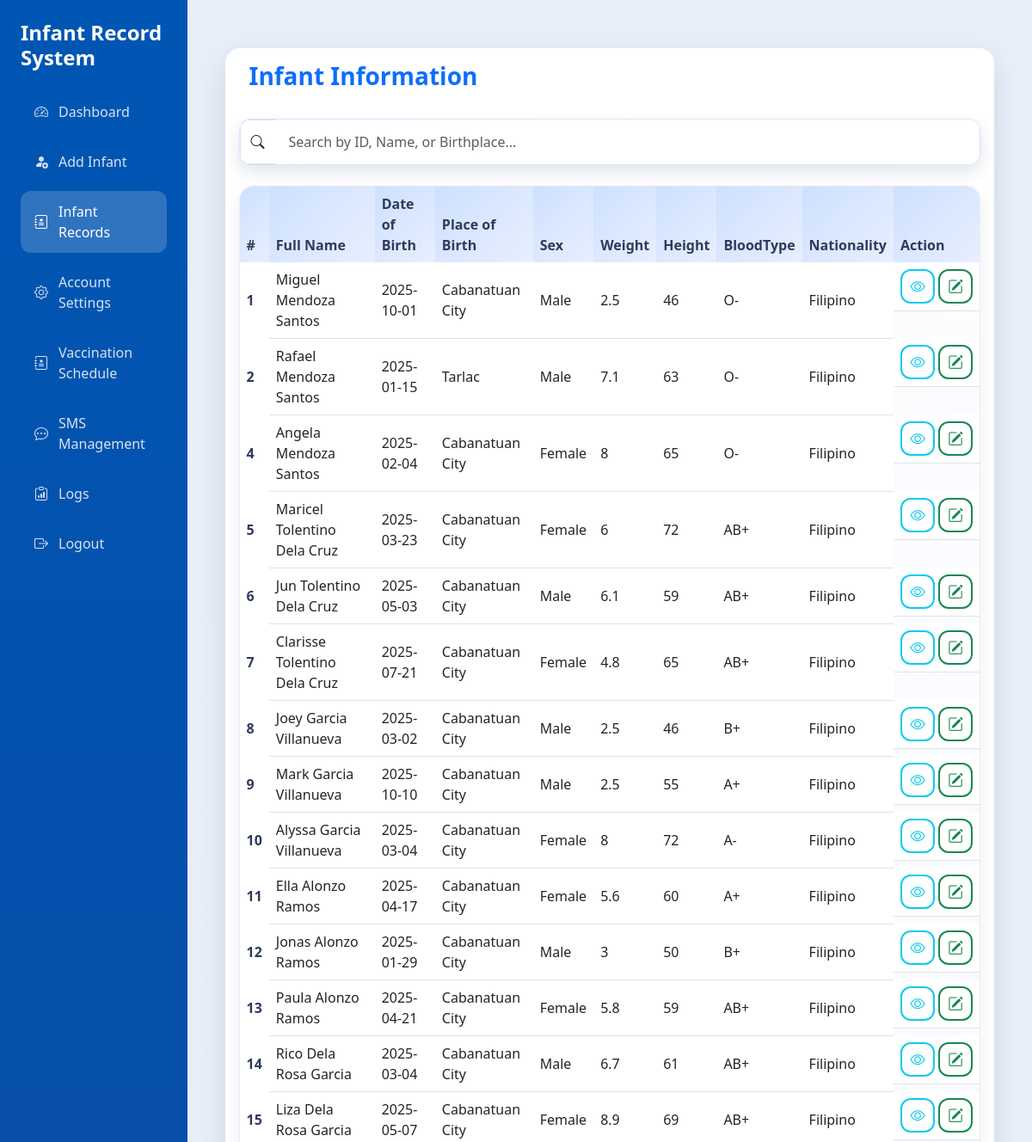
The page /viewinfant.php (upper part) on the database as committed earlier.
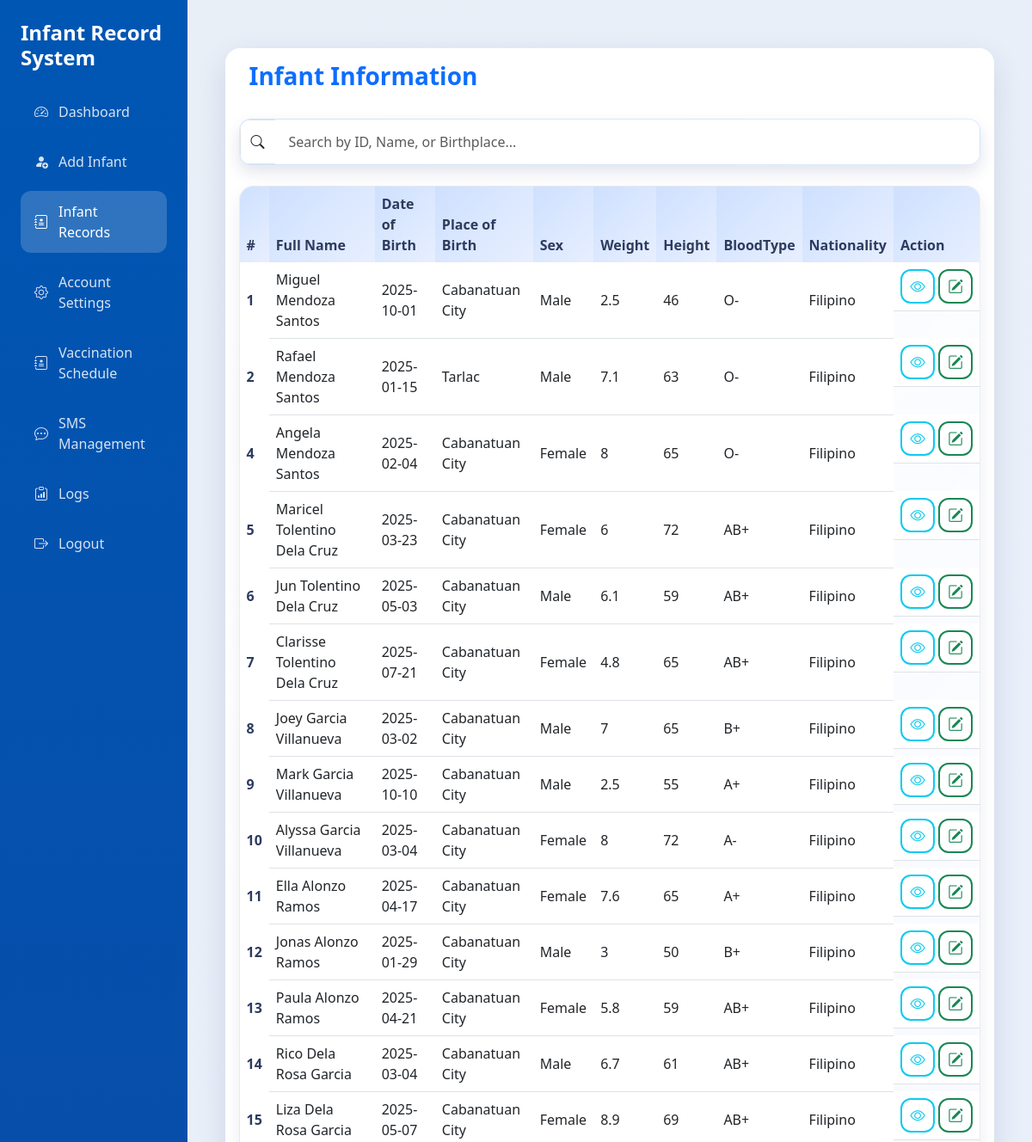
The same page on the database as committed later.
### tables this page shows
CREATE TABLE `infantinfo` (
  `id` int(11) NOT NULL,
  `firstname` varchar(25) NOT NULL,
  `middlename` varchar(255) DEFAULT NULL,
  `surname` varchar(25) NOT NULL,
  `dateofbirth` varchar(25) NOT NULL,
  `placeofbirth` varchar(25) NOT NULL,
  `sex` enum('Male','Female') DEFAULT NULL,
  `weight` double NOT NULL,
  `height` double NOT NULL,
  `remarks` varchar(255) DEFAULT NULL,
  `bloodtype` varchar(5) NOT NULL,
  `nationality` varchar(25) NOT NULL,
  `parent_id` int(11) DEFAULT NULL
);

### viewinfant.php (the view, shortened to what this page needs)
<?php
include 'dbForm.php';
$isParent = isset($_SESSION['user']['role']) && $_SESSION['user']['role'] === 'parent';
$parentEmail = ($isParent && isset($_SESSION['user']['email'])) ? mysqli_real_escape_string($con, $_SESSION['user']['email']) : null;
?>
<!DOCTYPE html>
<html lang="en">
<head>
    <link rel="stylesheet" href="https://cdn.jsdelivr.net/npm/bootstrap@5.3.0/dist/css/bootstrap.min.css">
    <link rel="stylesheet" href="https://cdn.jsdelivr.net/npm/bootstrap-icons/font/bootstrap-icons.css">
    <link rel="stylesheet" href="assets/css/theme.css">
</head>
<body>
    <div class="sidebar" id="sidebar">
        <h4 class="mb-4"><i class="bi bi-baby"></i> Infant Record System</h4>
        <a href="dashboard.php"><i class="bi bi-speedometer2"></i> Dashboard</a>
        <a href="addinfant.php"><i class="bi bi-person-fill-add"></i> Add Infant</a>
        <a href="viewinfant.php" class="active"><i class="bi bi-journal-medical"></i> Infant Records</a>
        <a href="account_settings.php"><i class="bi bi-gear"></i> Account Settings</a>
        <?php if (!$isParent): ?>
            <a href="vaccination_schedule.php"><i class="bi bi-journal-medical"></i> Vaccination Schedule</a>
            <a href="sms.php"><i class="bi bi-chat-dots"></i> SMS Management</a>
            <a href="login_logs.php"><i class="bi bi-clipboard-data"></i> Logs</a>
        <?php endif; ?>
        <a href="logout.php"><i class="bi bi-box-arrow-right"></i> Logout</a>
    </div>
    <div class="content-area">
        <div class="container-fluid mt-4">
            <div class="card card-shadow">
                <div class="card-header bg-white border-0 py-3">
                    <h3 class="dashboard-title"><i class="bi bi-baby"></i>Infant Information</h3>
                </div>
                <div class="card-body">
                    <?php if (!$isParent): ?>
                        <form method="GET" action="viewinfant.php" class="mb-4">
                            <div class="input-group search-bar search-bar-elevated">
                                <span class="input-group-text"><i class="bi bi-search"></i></span>
                                <input type="text" id="search" class="form-control" placeholder="Search by ID, Name, or Birthplace...">
                            </div>
                        </form>
                    <?php endif; ?>
                    <div class="table-modern table-modern-elevated">
                        <div class="table-responsive">
                            <table class="table table-hover align-middle mb-0">
                            <thead>
                                <tr>
                                    <th scope="col">#</th>
                                    <th scope="col">Full Name</th>
                                    <th scope="col">Date of Birth</th>
                                    <th scope="col">Place of Birth</th>
                                    <th scope="col">Sex</th>
                                    <th scope="col">Weight</th>
                                    <th scope="col">Height</th>
                                    <th scope="col">BloodType</th>
                                    <th scope="col">Nationality</th>
                                    <th scope="col">Action</th>
                                </tr>
                            </thead>
                            <tbody>
                        <?php
                        $search = (!$isParent && isset($_GET['search'])) ? mysqli_real_escape_string($con, $_GET['search']) : '';
                        if ($isParent && $parentEmail) {
                            $parentRes = mysqli_query($con, "SELECT id FROM parents WHERE email = '$parentEmail' LIMIT 1");
                            $parentIdFilter = 0;
                            if ($parentRes && mysqli_num_rows($parentRes) > 0) {
                                $parentRow = mysqli_fetch_assoc($parentRes);
                                $parentIdFilter = intval($parentRow['id']);
                            }
                            if (!empty($search)) {
                                $sql = "SELECT * FROM infantinfo WHERE parent_id = '$parentIdFilter' AND (
                                    id LIKE '%$search%' OR
                                    firstname LIKE '%$search%' OR
                                    middlename LIKE '%$search%' OR
                                    surname LIKE '%$search%' OR
                                    placeofbirth LIKE '%$search%')";
                            } else {
                                $sql = "SELECT * FROM infantinfo WHERE parent_id = '$parentIdFilter'";
                            }
                        } else {
                            if (!empty($search)) {
                                $sql = "SELECT * FROM infantinfo WHERE
                                    id LIKE '%$search%' OR
                                    firstname LIKE '%$search%' OR
                                    middlename LIKE '%$search%' OR
                                    surname LIKE '%$search%' OR
                                    placeofbirth LIKE '%$search%'";
                            } else {
                                $sql = "SELECT * FROM infantinfo";
                            }
                        }
                        $result = mysqli_query($con, $sql);
                        if ($result) {
                            while ($row = mysqli_fetch_assoc($result)) {
                                $id = $row['id'];
                                $firstname = $row['firstname'];
                                $middlename = $row['middlename'];
                                $surname = $row['surname'];
                                $fullName = trim(preg_replace('/\s+/', ' ', $firstname . ' ' . ($middlename ?? '') . ' ' . $surname));
                                $dateofbirth = $row['dateofbirth'];
                                $placeofbirth = $row['placeofbirth'];
                                $sex = $row['sex'];
                                $weight = $row['weight'];
                                $height = $row['height'];
                                $bloodtype = $row['bloodtype'];
                                $nationality = $row['nationality'];
                                $parentIdForInfant = isset($row['parent_id']) ? (int) $row['parent_id'] : 0;
                                $viewDetailsUrl = 'view_details.php?parent_id=' . $parentIdForInfant;
                                ?>
                                <tr>
                                    <th scope="row"><?php echo $id; ?></th>
                                    <td><?php echo $fullName; ?></td>
                                    <td><?php echo $dateofbirth; ?></td>
                                    <td><?php echo $placeofbirth; ?></td>
                                    <td><?php echo $sex; ?></td>
                                    <td><?php echo $weight; ?></td>
                                    <td><?php echo $height; ?></td>
                                    <td><?php echo $bloodtype; ?></td>
                                    <td><?php echo $nationality; ?></td>
                                    <td class="d-flex gap-1 justify-content-center action-icons">
                                        <a href="<?php echo htmlspecialchars($viewDetailsUrl); ?>" class="btn btn-outline-info btn-sm" title="View Details">
                                            <i class="bi bi-eye"></i>
                                        </a>
                                        <?php if (!$isParent): ?>
                                            <button class="btn btn-outline-success btn-sm" data-bs-toggle="modal" data-bs-target="#formModal_<?php echo $id; ?>" title="Edit"><i class="bi bi-pencil-square"></i></button>
                                        <?php endif; ?>
                                    </td>
                                </tr>
                        <?php
                            }
                        }
                        ?>
                            </tbody>
                        </table>
                        </div>
                    </div>
        </div>
    </div>
</body>
</body>
</html>

### assets/css/theme.css (style rules this page uses)
:root { --primary-color: #0d6efd; --primary-dark: #0a58ca; --sidebar-width: 250px; --content-bg: #f5f7fb; --text-color: #2b3146; --muted-color: #6c757d; --card-radius: 18px; --transition-speed: 0.3s; --shadow-lg: 0 12px 35px rgba(15, 35, 95, 0.12); --shadow-md: 0 10px 25px rgba(15, 35, 95, 0.18); }
* { box-sizing: border-box; }
body { margin: 0; font-family: 'Segoe UI', 'Helvetica Neue', Arial, sans-serif; color: var(--text-color); background-color: var(--content-bg); display: flex; min-height: 100vh; transition: background-color var(--transition-speed) ease; }
a { color: inherit; }
.sidebar { width: var(--sidebar-width); background: linear-gradient(180deg, #0056b3 0%, #0d47a1 100%); color: #fff; padding: 24px; transition: transform var(--transition-speed) ease; min-height: 100vh; position: relative; z-index: 1000; }
.sidebar h4 { font-weight: 600; margin-bottom: 1.8rem; }
.sidebar a { color: rgba(255, 255, 255, 0.84); text-decoration: none; display: flex; align-items: center; gap: 12px; padding: 12px 16px; border-radius: 12px; margin-bottom: 10px; transition: background var(--transition-speed) ease, color var(--transition-speed) ease; font-weight: 500; }
.sidebar a:hover, .sidebar a.active { background-color: rgba(255, 255, 255, 0.18); color: #fff; }
.content-area { flex-grow: 1; min-height: 100vh; padding: 32px; background: linear-gradient(135deg, rgba(0, 86, 179, 0.05), rgba(13, 110, 253, 0.05)); }
.card-shadow { border: none; border-radius: var(--card-radius); box-shadow: var(--shadow-lg); background-color: #fff; overflow: hidden; }
.dashboard-title { display: flex; align-items: center; gap: 12px; margin: 0; font-weight: 700; color: var(--primary-color); }
.table-modern { border-radius: 16px; overflow: hidden; background-color: #fff; box-shadow: 0 10px 20px rgba(15, 35, 95, 0.08); }
.table-modern-elevated { border: 1px solid rgba(45, 59, 95, 0.08); background: linear-gradient(135deg, rgba(255, 255, 255, 0.96), rgba(243, 246, 255, 0.9)); }
.table-modern-elevated .table thead th { background: linear-gradient(135deg, rgba(13, 110, 253, 0.16), rgba(13, 110, 253, 0.05)); border-bottom: none; }
.table-modern-elevated .table tbody tr { transition: transform var(--transition-speed) ease, box-shadow var(--transition-speed) ease; }
.table-modern table { margin-bottom: 0; }
.table-modern thead { background-color: #f3f6ff; }
.table-modern th { font-weight: 600; color: #2d3b5f; border-bottom: none; }
.table-modern td { vertical-align: middle; }
.search-bar { border-radius: 14px; overflow: hidden; box-shadow: 0 8px 18px rgba(15, 35, 95, 0.12); }
.search-bar-elevated { background: linear-gradient(135deg, rgba(13, 110, 253, 0.08), rgba(13, 110, 253, 0.02)); border: 1px solid rgba(13, 110, 253, 0.12); }
.search-bar .form-control { border: none; padding: 14px 16px; }
.search-bar .input-group-text { background-color: #fff; }
.btn-outline-primary, .btn-outline-success, .btn-outline-secondary, .btn-outline-info, .btn-outline-danger { border-width: 2px; font-weight: 600; }
.form-control, .form-select { border-radius: 12px; padding: 12px 16px; border: 1px solid rgba(13, 110, 253, 0.18); transition: border-color var(--transition-speed) ease, box-shadow var(--transition-speed) ease; }
.action-icons .btn { border-radius: 12px; display: inline-flex; align-items: center; justify-content: center; width: 40px; height: 40px; font-size: 1.1rem; }
.card-header.bg-white { border-bottom: none; }
.table thead th { font-weight: 600; }

Rows that differ between the two databases and show on the page:
changed infantinfo "Joey Garcia Villanueva": weight "2.5" → "7"; height "46" → "65"
changed infantinfo "Ella Alonzo Ramos": weight "5.6" → "7.6"; height "60" → "65"
